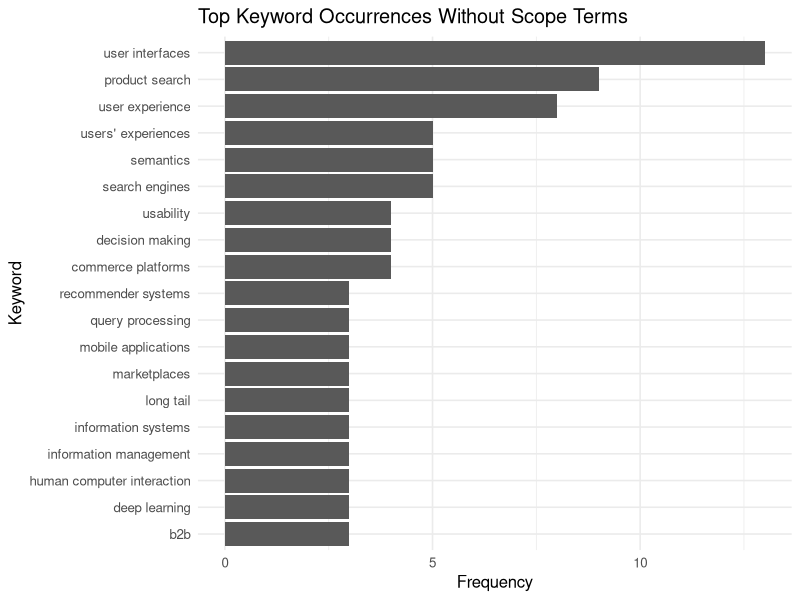
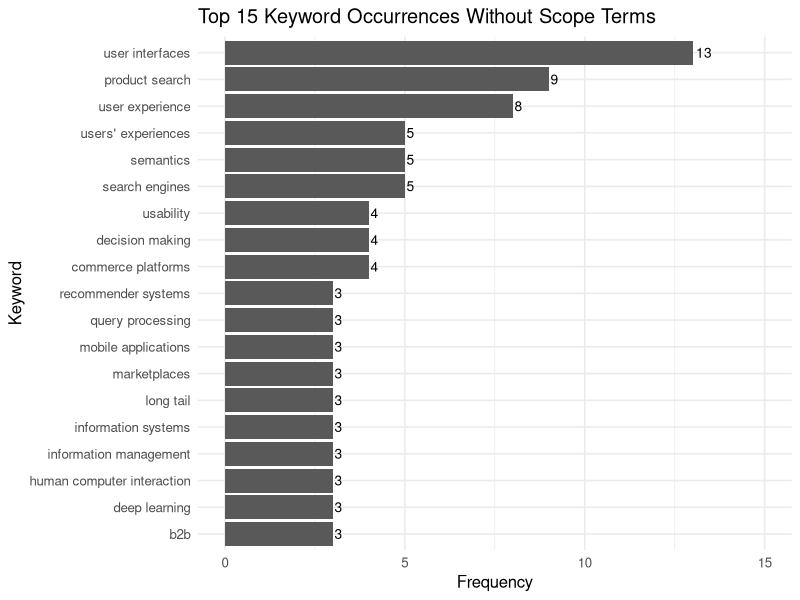
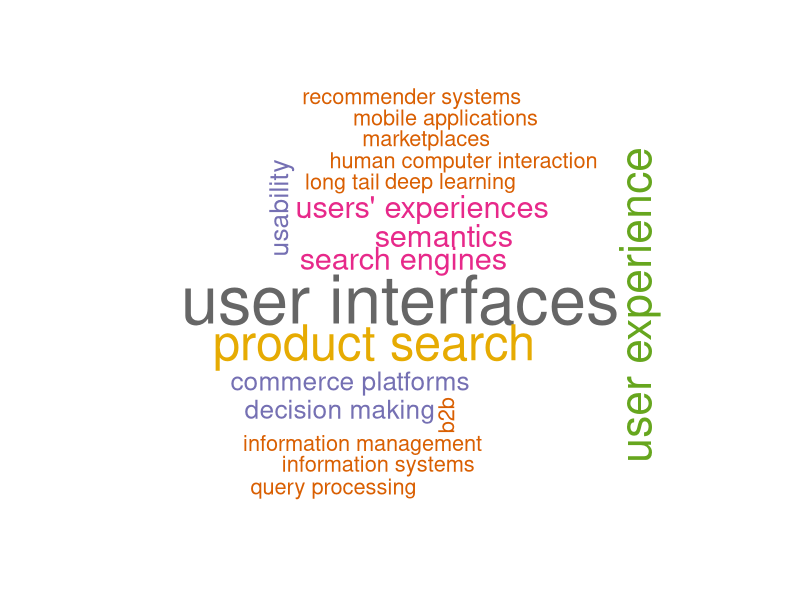

R code for these plots, in order:

install.packages(c("readr", "dplyr", "tidyr", "stringr", "wordcloud", "RColorBrewer"))

library(readr)
library(dplyr)
library(tidyr)
library(stringr)
library(wordcloud)
library(RColorBrewer)

# Load data
data <- read_csv("KIQ_1_1_scopus_export.csv", show_col_types = FALSE)

# Merge keyword columns
all_keywords <- c(data$`Author Keywords`, data$`Index Keywords`)
all_keywords <- all_keywords[!is.na(all_keywords)]

# Split and clean keywords
keywords_tokens <- data.frame(text = all_keywords) %>%
  separate_rows(text, sep = ";") %>%
  mutate(text = str_trim(text),
         text = str_to_lower(text)) %>%
  filter(text != "")

# Remove scope/background terms
remove_terms <- c(
  "e- commerces",
  "e-commerce",
  "electronic commerce",
  "commerce",
  "e commerce",
  "mobile commerce",
  "online commerce"
)

keywords_clean <- keywords_tokens %>%
  filter(!text %in% remove_terms)

# Occurrence analysis
occurrence_table <- keywords_clean %>%
  count(text, sort = TRUE)

# View top 20
head(occurrence_table, 20)

##

install.packages("ggplot2")
library(ggplot2)

top15 <- occurrence_table %>%
  slice_max(n, n = 15) %>%
  arrange(n)

ggplot(top15, aes(x = n, y = reorder(text, n))) +
  geom_col() +
  labs(
    title = "Top Keyword Occurrences Without Scope Terms",
    x = "Frequency",
    y = "Keyword"
  ) +
  theme_minimal(base_size = 12)


#
ggplot(top15, aes(x = n, y = reorder(text, n))) +
  geom_col() +
  geom_text(aes(label = n), hjust = -0.2, size = 3.5) +
  labs(
    title = "Top 15 Keyword Occurrences Without Scope Terms",
    x = "Frequency",
    y = "Keyword"
  ) +
  xlim(0, max(top15$n) + 2) +
  theme_minimal(base_size = 12)



# Word cloud
set.seed(123)

wordcloud(
  words = occurrence_table$text,
  freq = occurrence_table$n,
  max.words = 60,
  random.order = FALSE,
  colors = brewer.pal(8, "Dark2")
)
